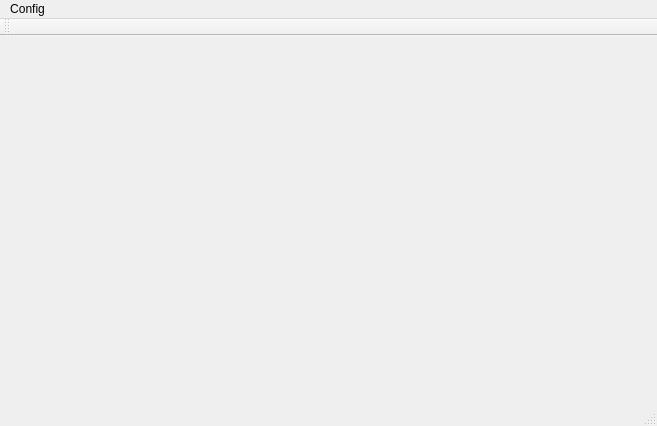
<?xml version="1.0" encoding="UTF-8"?>
<ui version="4.0">
 <class>NewsDownloaderClass</class>
 <widget class="QMainWindow" name="NewsDownloaderClass">
  <property name="geometry">
   <rect>
    <x>0</x>
    <y>0</y>
    <width>657</width>
    <height>426</height>
   </rect>
  </property>
  <property name="windowTitle">
   <string>NewsDownloader</string>
  </property>
  <widget class="QWidget" name="centralWidget"/>
  <widget class="QMenuBar" name="menuBar">
   <property name="geometry">
    <rect>
     <x>0</x>
     <y>0</y>
     <width>657</width>
     <height>18</height>
    </rect>
   </property>
   <widget class="QMenu" name="menuConfig">
    <property name="title">
     <string>Config</string>
    </property>
    <addaction name="actionServers"/>
    <addaction name="actionGroups"/>
    <addaction name="actionSettings"/>
    <addaction name="separator"/>
    <addaction name="actionExit"/>
   </widget>
   <addaction name="menuConfig"/>
  </widget>
  <widget class="QToolBar" name="mainToolBar">
   <attribute name="toolBarArea">
    <enum>TopToolBarArea</enum>
   </attribute>
   <attribute name="toolBarBreak">
    <bool>false</bool>
   </attribute>
  </widget>
  <widget class="QStatusBar" name="statusBar"/>
  <action name="actionServers">
   <property name="text">
    <string>Servers</string>
   </property>
  </action>
  <action name="actionGroups">
   <property name="text">
    <string>Groups</string>
   </property>
  </action>
  <action name="actionSettings">
   <property name="text">
    <string>Settings</string>
   </property>
  </action>
  <action name="actionExit">
   <property name="text">
    <string>Exit</string>
   </property>
  </action>
 </widget>
 <layoutdefault spacing="6" margin="11"/>
 <resources>
  <include location="newsdownloader.qrc"/>
 </resources>
 <connections/>
</ui>
